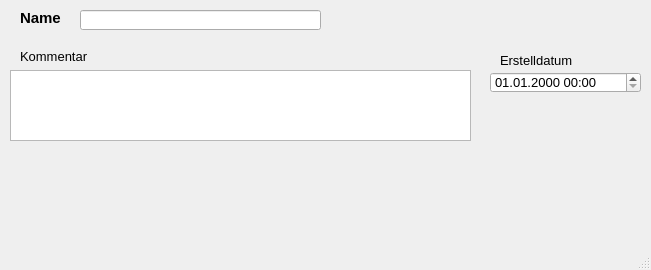
<?xml version="1.0" encoding="UTF-8"?>
<ui version="4.0">
 <class>MainWindow</class>
 <widget class="QMainWindow" name="MainWindow">
  <property name="enabled">
   <bool>true</bool>
  </property>
  <property name="geometry">
   <rect>
    <x>0</x>
    <y>0</y>
    <width>651</width>
    <height>270</height>
   </rect>
  </property>
  <property name="minimumSize">
   <size>
    <width>650</width>
    <height>270</height>
   </size>
  </property>
  <property name="font">
   <font>
    <family>Tahoma</family>
    <pointsize>10</pointsize>
   </font>
  </property>
  <property name="windowTitle">
   <string>Siedlungstyp</string>
  </property>
  <widget class="QWidget" name="centralwidget">
   <widget class="QLabel" name="label">
    <property name="geometry">
     <rect>
      <x>20</x>
      <y>10</y>
      <width>61</width>
      <height>16</height>
     </rect>
    </property>
    <property name="font">
     <font>
      <family>Tahoma</family>
      <pointsize>11</pointsize>
      <weight>75</weight>
      <bold>true</bold>
     </font>
    </property>
    <property name="text">
     <string>Name</string>
    </property>
   </widget>
   <widget class="QLabel" name="label_14">
    <property name="geometry">
     <rect>
      <x>20</x>
      <y>46</y>
      <width>81</width>
      <height>21</height>
     </rect>
    </property>
    <property name="text">
     <string>Kommentar</string>
    </property>
   </widget>
   <widget class="QLineEdit" name="tgnam">
    <property name="geometry">
     <rect>
      <x>80</x>
      <y>10</y>
      <width>241</width>
      <height>20</height>
     </rect>
    </property>
    <property name="toolTip">
     <string>&lt;html&gt;&lt;head/&gt;&lt;body&gt;&lt;p&gt;Eindeutige Bezeichnung&lt;/p&gt;&lt;/body&gt;&lt;/html&gt;</string>
    </property>
    <property name="statusTip">
     <string>Eindeutige Bezeichnung</string>
    </property>
   </widget>
   <widget class="QTextEdit" name="kommentar">
    <property name="geometry">
     <rect>
      <x>10</x>
      <y>70</y>
      <width>461</width>
      <height>71</height>
     </rect>
    </property>
    <property name="toolTip">
     <string>&lt;html&gt;&lt;head/&gt;&lt;body&gt;&lt;p&gt;Platz für zusätzliche Kommentare&lt;/p&gt;&lt;/body&gt;&lt;/html&gt;</string>
    </property>
    <property name="statusTip">
     <string>Platz für zusätzliche Kommentare</string>
    </property>
   </widget>
   <widget class="QgsDateTimeEdit" name="createdat">
    <property name="geometry">
     <rect>
      <x>490</x>
      <y>72</y>
      <width>151</width>
      <height>21</height>
     </rect>
    </property>
    <property name="font">
     <font>
      <family>Tahoma</family>
      <pointsize>10</pointsize>
      <weight>50</weight>
      <bold>false</bold>
     </font>
    </property>
    <property name="currentSection">
     <enum>QDateTimeEdit::DaySection</enum>
    </property>
    <property name="displayFormat">
     <string>dd.MM.yyyy HH:mm</string>
    </property>
   </widget>
   <widget class="QLabel" name="label_70">
    <property name="geometry">
     <rect>
      <x>500</x>
      <y>50</y>
      <width>80</width>
      <height>21</height>
     </rect>
    </property>
    <property name="font">
     <font>
      <family>Tahoma</family>
      <pointsize>10</pointsize>
      <weight>50</weight>
      <bold>false</bold>
     </font>
    </property>
    <property name="text">
     <string>Erstelldatum</string>
    </property>
   </widget>
  </widget>
  <widget class="QMenuBar" name="menubar">
   <property name="geometry">
    <rect>
     <x>0</x>
     <y>0</y>
     <width>651</width>
     <height>22</height>
    </rect>
   </property>
  </widget>
  <widget class="QStatusBar" name="statusbar"/>
 </widget>
 <customwidgets>
  <customwidget>
   <class>QgsDateTimeEdit</class>
   <extends>QDateTimeEdit</extends>
   <header>qgsdatetimeedit.h</header>
  </customwidget>
 </customwidgets>
 <tabstops>
  <tabstop>tgnam</tabstop>
  <tabstop>kommentar</tabstop>
 </tabstops>
 <resources/>
 <connections/>
</ui>
